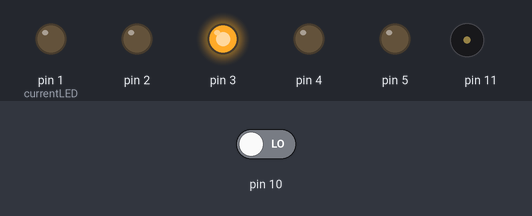
A sketch run on a simulated Arduino Uno, built with avr-gcc and run on an emulated ATmega328P. Shown: output pins drawn as LEDs (lit = HIGH), buzzer (waves = sounding). Dashed ring = blinking. The inputs (shaded band) are chosen by the test bench; at power-on: pin 10 LOW.

Above: at 1.2 s.
1.3 s: pin 10 driven HIGH
At 1.6 s:
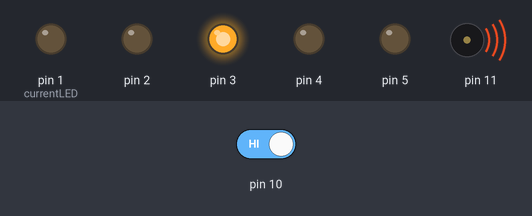
4.3 s: pin 10 driven LOW
At 5.5 s:
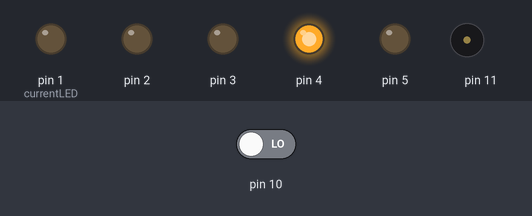
7.3 s: pin 10 driven HIGH
At 12.5 s:
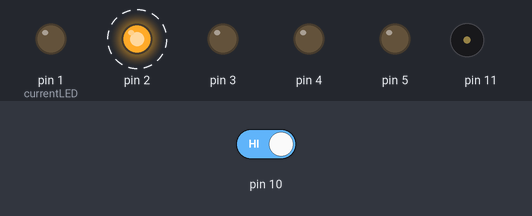
Timing chart, 0 to 19.3 s (numbered marks = the images above; inputs shaded):
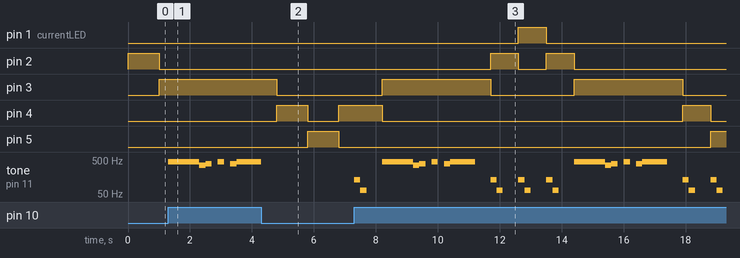

The sketch:

light_game.ino
```cpp
#include "pitches.h"

int currentLED = 1;
char dir = 'f';

void setup()
{
  pinMode(10, INPUT);
  for (int i = 1; i <= 5; i++) {
    pinMode(i, OUTPUT);
    digitalWrite(i, LOW);
  }
  digitalWrite(1, HIGH);
}

void loop()
{
  digitalWrite(currentLED, LOW);
  if (dir == 'f') {
    currentLED ++;
    if (currentLED == 5) {
      dir = 'b';
    }
  }
  else {
    currentLED --;
    if (currentLED == 1) {
      dir = 'f';
    }
  }
  digitalWrite(currentLED, HIGH);


  for (int i = 0; i < 200; i++) {
    if (digitalRead(10) == HIGH) {
      if (currentLED == 3) {
        winTone(11);
      } else {
        loseTone(11);
      }
      delay(500);
      break;
    }
    delay(5);
  }
}

void winTone(int piezo_pin) {
  tone(piezo_pin, NOTE_A4, 200);
  delay(200);
  tone(piezo_pin, NOTE_A4, 200);
  delay(200);
  tone(piezo_pin, NOTE_A4, 200);
  delay(200);
  tone(piezo_pin, NOTE_A4, 800);
  delay(400);
  tone(piezo_pin, NOTE_F4, 400);
  delay(200);
  tone(piezo_pin, NOTE_G4, 200);
  delay(400);
  tone(piezo_pin, NOTE_A4, 200);
  delay(400);
  tone(piezo_pin, NOTE_G4, 400);
  delay(200);
  tone(piezo_pin, NOTE_A4, 800);
  delay(800);
}

void loseTone(int piezo_pin) {
  tone(piezo_pin, NOTE_C3, 200);
  delay(200);
  tone(piezo_pin, NOTE_C2, 200);
  delay(200);
}
```

pitches.h
```cpp
#define NOTE_B0  31
#define NOTE_C1  33
#define NOTE_CS1 35
#define NOTE_D1  37
#define NOTE_DS1 39
#define NOTE_E1  41
#define NOTE_F1  44
#define NOTE_FS1 46
#define NOTE_G1  49
#define NOTE_GS1 52
#define NOTE_A1  55
#define NOTE_AS1 58
#define NOTE_B1  62
#define NOTE_C2  65
#define NOTE_CS2 69
#define NOTE_D2  73
#define NOTE_DS2 78
#define NOTE_E2  82
#define NOTE_F2  87
#define NOTE_FS2 93
#define NOTE_G2  98
#define NOTE_GS2 104
#define NOTE_A2  110
#define NOTE_AS2 117
#define NOTE_B2  123
#define NOTE_C3  131
#define NOTE_CS3 139
#define NOTE_D3  147
#define NOTE_DS3 156
#define NOTE_E3  165
#define NOTE_F3  175
#define NOTE_FS3 185
#define NOTE_G3  196
#define NOTE_GS3 208
#define NOTE_A3  220
#define NOTE_AS3 233
#define NOTE_B3  247
#define NOTE_C4  262
#define NOTE_CS4 277
#define NOTE_D4  294
#define NOTE_DS4 311
#define NOTE_E4  330
#define NOTE_F4  349
#define NOTE_FS4 370
#define NOTE_G4  392
#define NOTE_GS4 415
#define NOTE_A4  440
#define NOTE_AS4 466
#define NOTE_B4  494
#define NOTE_C5  523
#define NOTE_CS5 554
#define NOTE_D5  587
#define NOTE_DS5 622
#define NOTE_E5  659
#define NOTE_F5  698
#define NOTE_FS5 740
#define NOTE_G5  784
#define NOTE_GS5 831
#define NOTE_A5  880
#define NOTE_AS5 932
#define NOTE_B5  988
#define NOTE_C6  1047
#define NOTE_CS6 1109
#define NOTE_D6  1175
#define NOTE_DS6 1245
#define NOTE_E6  1319
#define NOTE_F6  1397
#define NOTE_FS6 1480
#define NOTE_G6  1568
#define NOTE_GS6 1661
#define NOTE_A6  1760
#define NOTE_AS6 1865
#define NOTE_B6  1976
#define NOTE_C7  2093
#define NOTE_CS7 2217
#define NOTE_D7  2349
#define NOTE_DS7 2489
#define NOTE_E7  2637
#define NOTE_F7  2794
#define NOTE_FS7 2960
#define NOTE_G7  3136
#define NOTE_GS7 3322
#define NOTE_A7  3520
#define NOTE_AS7 3729
#define NOTE_B7  3951
#define NOTE_C8  4186
#define NOTE_CS8 4435
#define NOTE_D8  4699
#define NOTE_DS8 4978
```

Measured:
- after the input at 1.3 s, pin 3: stays HIGH (without the input it goes to LOW after 0.70 s); pin 4: stays LOW (without the input it goes to HIGH after 0.70 s)
- after the input at 4.3 s, tone on pin 11: goes on until 4.3 s, then stays silent
- after the input at 7.3 s, pin 3: alternates HIGH for 3.5 s and LOW for 2.7 s, starting after 0.90 s; tone on pin 11: plays 131 Hz for 0.20 s, 65 Hz for 0.20 s, 440 Hz for 1.0 s, 349 Hz for 0.20 s, 392 Hz for 0.20 s, 440 Hz for 0.20 s … (24 notes in this stretch), starting at once
